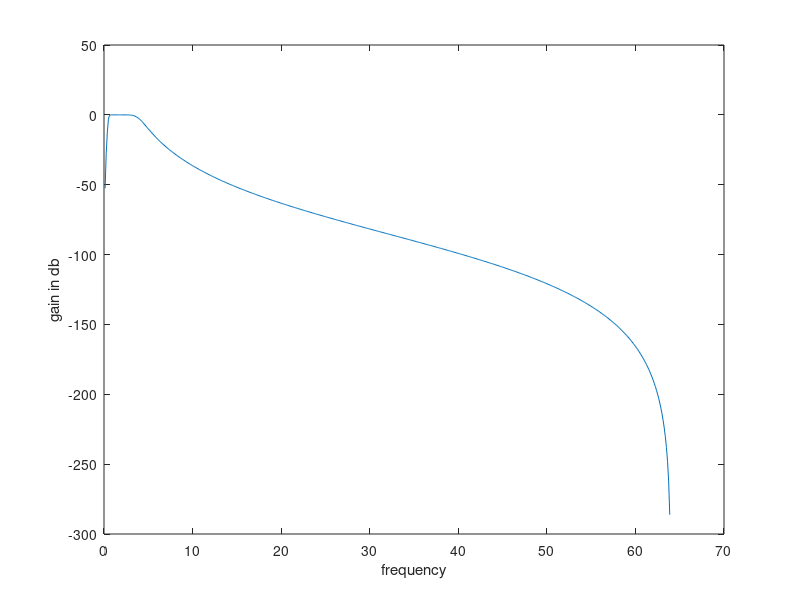
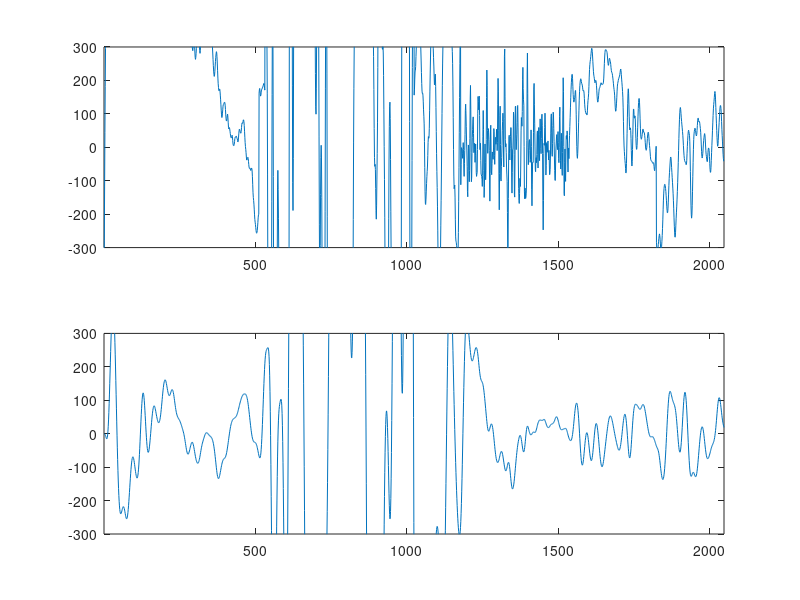

These charts were generated, in order, by the following MATLAB code:
% To extract Delta band
clc;
clear all;
close all;
s=load('brux1_edfm.mat');
x=s.val;
c1=x(1,:);
nn=2048;
c1=c1(1:nn);
f1=0.5;
f2=4;
N=4;
fs=128;
w1=2*f1/fs;
w2=2*f2/fs;
[B,A]=butter(N,[w1 w2]);
[h,c]=freqz(B,A,512,fs);
m=20*log10(abs(h));
figure(1);
plot(c,m);
xlabel('frequency');
ylabel('gain in db');
t=length(c1);
n=1:t;
a=filter(B,A,c1);
figure(2);
n1=300; n2=300;
subplot(2,1,1);
plot(n,c1);
axis([1 2048 -n1 n2]);
subplot(2,1,2);
plot(n,a);
axis([1 2048 -n1 n2]);
